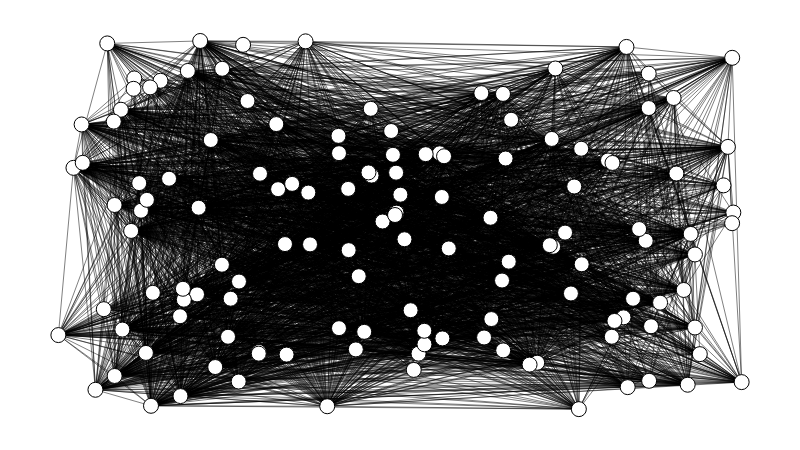

Notebook cell for this chart:
### Code cell
g = fm.load('marvel.gml')
g.label_nodes('name')
g.set_all_nodes(size=15, labpos='hover')
g.set_all_edges(color=(0, 0, 0, 0.5))
g.draw()

### Figure 1 — Plotly figure (JSON) as saved in the notebook; plotly's stock layout.template omitted (floating-point values rounded to 4 significant figures; data arrays with more than 128 entries replaced by an {"elided": "..."} marker saying what was removed)
{"data": [{"hoverinfo": "none", "line": {"color": "rgb(127, 127, 127)", "dash": "solid", "width": 0}, "mode": "lines", "type": "scatter", "x": [0.5003, 0.5003, null, 0, 1, null], "y": [0, 1, null, 0.4972, 0.4972, null]}, {"hoverinfo": "none", "line": {"color": "rgba(0, 0, 0, 0.5)", "dash": "solid", "width": 1}, "mode": "lines", "type": "scatter", "x": {"elided": "12147 float values"}, "y": {"elided": "12147 float values"}}, {"hoverinfo": "text", "marker": {"color": "rgb(255, 255, 255)", "line": {"color": "rgb(0, 0, 0)", "width": 1}, "size": 15, "symbol": "circle"}, "mode": "markers", "text": {"elided": "135 str values"}, "textfont": {"color": "rgb(0, 0, 0)"}, "textposition": "middle center", "type": "scatter", "x": {"elided": "135 float values"}, "y": {"elided": "135 float values"}}, {"hoverinfo": "none", "mode": "text", "text": [], "textfont": {"color": "rgb(255, 255, 255)"}, "textposition": "middle center", "type": "scatter", "x": [], "y": []}, {"hoverinfo": "none", "mode": "text", "text": {"elided": "135 null values"}, "textfont": {"color": "rgb(0, 0, 0)"}, "textposition": "middle center", "type": "scatter", "x": {"elided": "135 float values"}, "y": {"elided": "135 float values"}}, {"hoverinfo": "none", "mode": "text", "text": {"elided": "4049 null values"}, "textfont": {"color": "rgb(0, 0, 0)"}, "textposition": "middle center", "type": "scatter", "x": {"elided": "4049 float values"}, "y": {"elided": "4049 float values"}}, {"hoverinfo": "none", "marker": {"color": "rgba(255, 255, 255, 0)", "line": {"color": "rgba(255, 255, 255, 0)", "width": 0}, "size": 0, "symbol": "circle"}, "mode": "markers", "type": "scatter", "x": [0.5, 0, 1, 0.5], "y": [0, 0.5, 0.5, 1]}], "layout": {"height": 450, "hovermode": "closest", "margin": {"b": 10, "l": 10, "r": 10, "t": 10}, "plot_bgcolor": "rgb(255, 255, 255)", "showlegend": false, "width": 800, "xaxis": {"showgrid": false, "showticklabels": false, "zeroline": false}, "yaxis": {"showgrid": false, "showticklabels": false, "zeroline": false}}}
